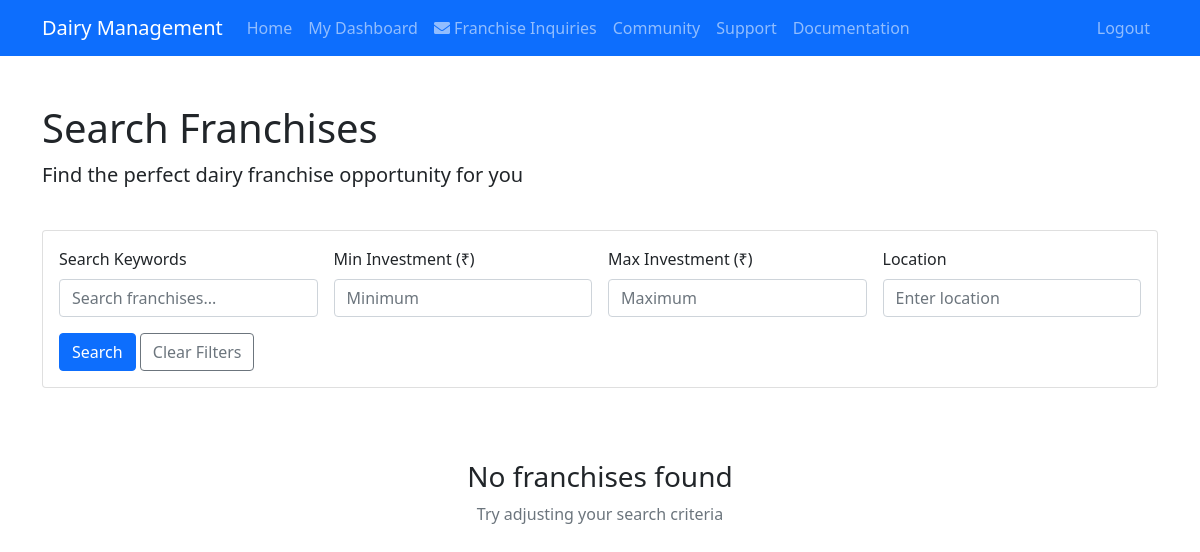
Before: /franchise/search (signed in) with the older database file.
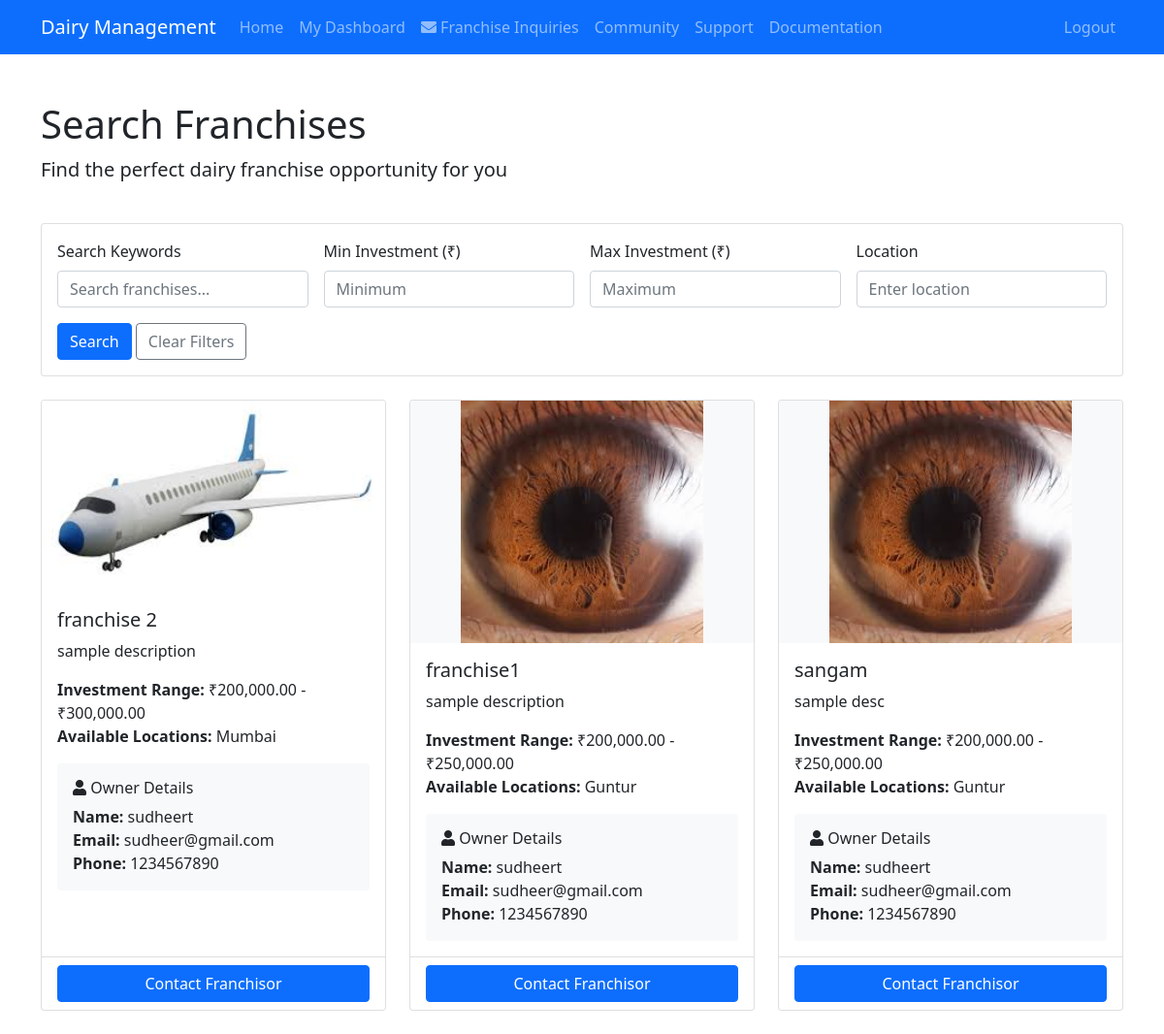
After: the same page with the newer database file.
### app.py (models this page shows)
class Franchise(db.Model):
    id = db.Column(db.Integer, primary_key=True)
    name = db.Column(db.String(100), nullable=False)
    description = db.Column(db.Text, nullable=False)
    min_investment = db.Column(db.Float, nullable=False)
    max_investment = db.Column(db.Float, nullable=False)
    brand_image = db.Column(db.String(200), nullable=False)
    locations = db.Column(db.String(200), nullable=False)
    created_at = db.Column(db.DateTime, nullable=False, default=datetime.utcnow)
    owner_id = db.Column(db.Integer, db.ForeignKey('user.id'), nullable=False)
    owner = db.relationship('User', backref='owned_franchises', lazy=True)

class User(UserMixin, db.Model):
    id = db.Column(db.Integer, primary_key=True)
    username = db.Column(db.String(80), unique=True, nullable=False)
    email = db.Column(db.String(120), unique=True, nullable=False)
    phone = db.Column(db.String(20), nullable=True)  # Phone number can be null initially
    password = db.Column(db.String(120), nullable=False)
    role = db.Column(db.String(20), nullable=False, default='user')  # Only 'user' or 'owner' roles
    forum_topics = db.relationship('ForumTopic', backref='author', lazy=True)
    forum_replies = db.relationship('ForumReply', backref='author', lazy=True)
    support_tickets = db.relationship('Support', backref='user', lazy=True)
    franchise_inquiries = db.relationship('FranchiseInquiry', backref='user', lazy=True)

### app.py (the view)
@app.route('/franchise/search')
@login_required
def search_franchises():
    query = request.args.get('q', '')
    min_investment = request.args.get('min_investment', type=float)
    max_investment = request.args.get('max_investment', type=float)
    location = request.args.get('location', '')
    franchises_query = Franchise.query.filter(Franchise.owner_id != current_user.id)
    if query:
        franchises_query = franchises_query.filter(
            (Franchise.name.ilike(f'%{query}%')) |
            (Franchise.description.ilike(f'%{query}%'))
        )
    if min_investment:
        franchises_query = franchises_query.filter(Franchise.min_investment >= min_investment)
    if max_investment:
        franchises_query = franchises_query.filter(Franchise.max_investment <= max_investment)
    if location:
        franchises_query = franchises_query.filter(Franchise.locations.ilike(f'%{location}%'))
    franchises = franchises_query.order_by(Franchise.created_at.desc()).all()
    return render_template('franchise_search.html', franchises=franchises)

### app.py (called while the page is built)
@login_manager.user_loader
def load_user(user_id):
    return User.query.get(int(user_id))

### templates/franchise_search.html (shortened to what this page needs)
{% extends "base.html" %}
{% block content %}
<div class="container py-4">
    <div class="row mb-4">
        <div class="col">
            <h1>Search Franchises</h1>
            <p class="lead">Find the perfect dairy franchise opportunity for you</p>
        </div>
    </div>
    <div class="row mb-4">
        <div class="col-md-12">
            <div class="card">
                <div class="card-body">
                    <form action="{{ url_for('search_franchises') }}" method="GET" class="row g-3">
                        <div class="col-md-3">
                            <label for="q" class="form-label">Search Keywords</label>
                            <input type="text" class="form-control" id="q" name="q" value="{{ request.args.get('q', '') }}" placeholder="Search franchises...">
                        </div>
                        <div class="col-md-3">
                            <label for="min_investment" class="form-label">Min Investment (₹)</label>
                            <input type="number" class="form-control" id="min_investment" name="min_investment" value="{{ request.args.get('min_investment', '') }}" placeholder="Minimum">
                        </div>
                        <div class="col-md-3">
                            <label for="max_investment" class="form-label">Max Investment (₹)</label>
                            <input type="number" class="form-control" id="max_investment" name="max_investment" value="{{ request.args.get('max_investment', '') }}" placeholder="Maximum">
                        </div>
                        <div class="col-md-3">
                            <label for="location" class="form-label">Location</label>
                            <input type="text" class="form-control" id="location" name="location" value="{{ request.args.get('location', '') }}" placeholder="Enter location">
                        </div>
                        <div class="col-12">
                            <button type="submit" class="btn btn-primary">Search</button>
                            <a href="{{ url_for('search_franchises') }}" class="btn btn-outline-secondary">Clear Filters</a>
                        </div>
                    </form>
                </div>
            </div>
        </div>
    </div>
    <div class="row">
        <div class="col-md-12">
            {% if franchises %}
                <div class="row row-cols-1 row-cols-md-2 row-cols-lg-3 g-4">
                    {% for franchise in franchises %}
                    <div class="col">
                        <div class="card h-100">
                            <img src="{{ url_for('static', filename='franchises/' + franchise.brand_image) }}"
                    class="card-img-top img-fluid" alt="{{ franchise.name }}"
                    style="max-height: 250px; object-fit: contain;">
                            <div class="card-body">
                                <h5 class="card-title">{{ franchise.name }}</h5>
                                <p class="card-text">{{ franchise.description }}</p>
                                <ul class="list-unstyled mb-3">
                                    <li><strong>Investment Range:</strong> ₹{{ "{:,.2f}".format(franchise.min_investment) }} - ₹{{ "{:,.2f}".format(franchise.max_investment) }}</li>
                                    <li><strong>Available Locations:</strong> {{ franchise.locations }}</li>
                                </ul>
                                <div class="owner-details p-3 bg-light rounded">
                                    <h6 class="mb-2"><i class="fas fa-user"></i> Owner Details</h6>
                                    <ul class="list-unstyled mb-0">
                                        <li><strong>Name:</strong> {{ franchise.owner.username }}</li>
                                        <li><strong>Email:</strong> {{ franchise.owner.email }}</li>
                                        <li><strong>Phone:</strong> {{ franchise.owner.phone if franchise.owner.phone else 'Not provided' }}</li>
                                    </ul>
                                </div>
                            </div>
                            <div class="card-footer bg-transparent">
                                <div class="d-grid">
                                    {% if current_user.id == franchise.owner_id %}
                                        <button class="btn btn-secondary" disabled>
                                            You are the Owner
                                        </button>
                                    {% else %}
                                        <button class="btn btn-primary" data-bs-toggle="modal" data-bs-target="#contactFranchiseModal{{ franchise.id }}">
                                            Contact Franchisor
                                        </button>
                                    {% endif %}
                                </div>
                            </div>
                        </div>
                    </div>
                    {% endfor %}
                </div>
            {% else %}
                <div class="text-center py-5">
                    <h3>No franchises found</h3>
                    <p class="text-muted">Try adjusting your search criteria</p>
                </div>
            {% endif %}
        </div>
    </div>
</div>
{% endblock %}

### templates/base.html (shortened to what this page needs)
<!DOCTYPE html>
<html lang="en">
<head>
    <link href="https://cdn.jsdelivr.net/npm/bootstrap@5.1.3/dist/css/bootstrap.min.css" rel="stylesheet">
    <link href="https://cdnjs.cloudflare.com/ajax/libs/font-awesome/5.15.4/css/all.min.css" rel="stylesheet">
</head>
<body>
    <nav class="navbar navbar-expand-lg navbar-dark bg-primary mb-4">
        <div class="container">
            <a class="navbar-brand" href="{{ url_for('home') }}">Dairy Management</a>
            <div class="collapse navbar-collapse" id="navbarNav">
                <ul class="navbar-nav me-auto">
                    <li class="nav-item">
                        <a class="nav-link" href="{{ url_for('home') }}">Home</a>
                    </li>
                    {% if current_user.is_authenticated %}
                    <li class="nav-item">
                        <a class="nav-link" href="{{ url_for('dashboard') }}">My Dashboard</a>
                    </li>
                    {% if current_user.role == 'owner' %}
                    <li class="nav-item">
                        <a class="nav-link" href="{{ url_for('my_franchise_inquiries') }}">
                            <i class="fas fa-envelope"></i> Franchise Inquiries
                        </a>
                    </li>
                    {% endif %}
                    <li class="nav-item">
                        <a class="nav-link" href="{{ url_for('search_forum') }}">Community</a>
                    </li>
                    <li class="nav-item">
                        <a class="nav-link" href="{{ url_for('support') }}">Support</a>
                    </li>
                    <li class="nav-item">
                        <a class="nav-link" href="{{ url_for('documentation') }}">Documentation</a>
                    </li>
                    {% endif %}
                </ul>
                <ul class="navbar-nav">
                    {% if current_user.is_authenticated %}
                    <li class="nav-item">
                        <a class="nav-link" href="{{ url_for('logout') }}">Logout</a>
                    </li>
                    {% endif %}
                </ul>
            </div>
        </div>
    </nav>
    {% block content %}{% endblock %}
</body>
</html>

### templates/base.html (style rules this page uses)
.card-img-top { transition: all 0.3s ease; background: #f8f9fa; }

Changed rows visible on the page:
added Franchise: brand_image (picture), name "franchise 2", description "sample description", min_investment "200,000.00", max_investment "300,000.00", locations "Mumbai", owner.username "sudheert", owner.email "sudheer@gmail.com", owner "1234567890"
added Franchise: brand_image+name (picture), name "franchise1", description "sample description", min_investment "200,000.00", max_investment "250,000.00", locations "Guntur", owner.username "sudheert", owner.email "sudheer@gmail.com", owner "1234567890"
added Franchise: brand_image+name (picture), name "sangam", description "sample desc", min_investment "200,000.00", max_investment "250,000.00", locations "Guntur", owner.username "sudheert", owner.email "sudheer@gmail.com", owner "1234567890"
Other visible differences:
text no longer shown: "No franchises found Try adjusting your search criteria"
